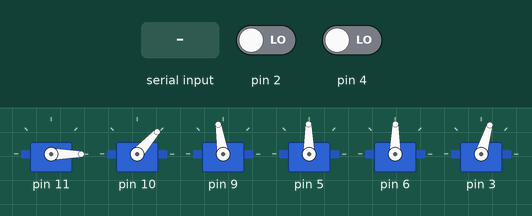
This sketch was run on a simulated Arduino Uno, built with avr-gcc and run on an emulated ATmega328P. On the bench: 6 × servo. Inputs (shaded band) come from the test bench; at power-on: pin 2 LOW, pin 4 LOW. What the sketch prints to the serial monitor is not drawn.

Above: at 9.0 s.
9.1 s: "s" received over Serial
At 9.55 s:
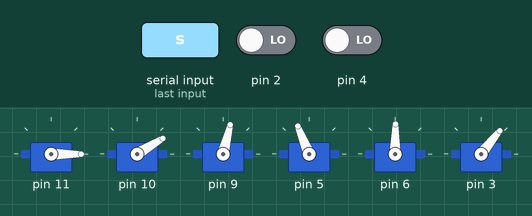
12.1 s: pin 2 driven HIGH and pin 4 driven HIGH
At 12.45 s:
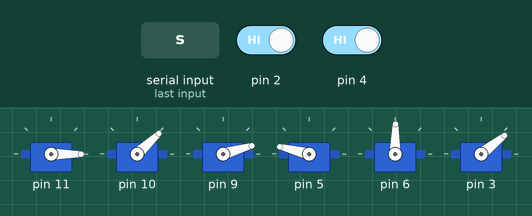
15.1 s: "w" received over Serial
At 26.8 s:
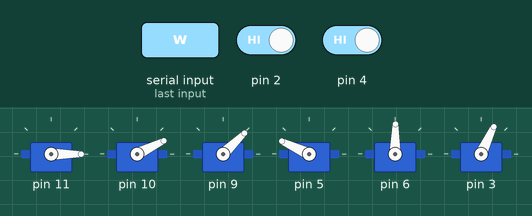
Timing chart, 0 to 27.1 s (numbered marks = the images above; inputs shaded):
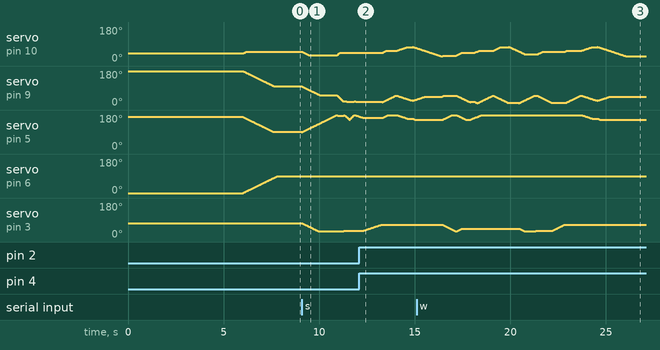

The sketch:

RobotSorter.ino
```cpp
#include <Braccio.h>;
#include <Servo.h>

Servo base;
Servo shoulder;
Servo elbow;
Servo wrist_rot;
Servo wrist_ver;
Servo gripper;

int switchState;
int switchState2;

void setup() {
  Braccio.begin();
  Braccio.ServoMovement(20,           0, 49, 98, 90, 90, 73 ); //97
  Serial.begin(9600);  // set serial port at desired value
}

void loop() {
  switchState = digitalRead(2);
  switchState2 = digitalRead(4);

  if (switchState == HIGH) //PURPLE BUTTON!
  {
    Serial.print("h");
    delay(200);

  }
  if (switchState2 == HIGH) //GREEN BUTTON!
  {
    Serial.print("t");
    delay(200);
  }

  while (Serial.available()) {
    char inFromPc = Serial.read();

    switch (inFromPc) {
      case 's': //start
        Braccio.ServoMovement(20,                0, 30, 50, 180, 90, 30 );
        Braccio.ServoMovement(10,                0, 44, 20, 175, 90, 30 );//Move down to bowl
        Braccio.ServoMovement(10,                0, 44, 20, 180, 90, 35 );//Move back and forth
        Braccio.ServoMovement(10,                0, 44, 18, 170, 90, 35 );
        Braccio.ServoMovement(10,                0, 42, 15, 155, 90, 35 );
        Braccio.ServoMovement(10,                0, 44, 19, 179, 90, 35 );
        Braccio.ServoMovement(10,                0, 44, 20, 180, 90, 35 );
        Braccio.ServoMovement(30,                0, 44, 15, 165, 90, 35 );
        Braccio.ServoMovement(30,                0, 44, 15, 165, 90, 66 ); //Grab M%M
        Braccio.ServoMovement(20,                0, 55, 50, 180, 90, 66 );
        Braccio.ServoMovement(20,                0, 55, 50, 180, 90, 66 );
        Braccio.ServoMovement(30,                0, 75, 23, 160, 90, 66 ); //Move to camera
        Braccio.ServoMovement(30,                0, 25, 45, 154, 90, 66 );
        break;
      case 'w':
        Braccio.ServoMovement(20,                0, 30, 50, 180, 90, 30 );
        Braccio.ServoMovement(20,                0, 45, 15, 155, 90, 45 ); //Start left to right Scoop
        Braccio.ServoMovement(20,                0, 45, 17, 165, 90, 45 );
        Braccio.ServoMovement(20,                0, 50, 10, 170, 90, 45 ); //End Scoop
        Braccio.ServoMovement(20,                0, 55, 50, 180, 90, 45 ); //Going back up from bowl

        Braccio.ServoMovement(20,                0, 75, 10, 180, 90, 45 ); //Start right to left Scoop
        Braccio.ServoMovement(20,                0, 60, 10, 180, 90, 45 );
        Braccio.ServoMovement(20,                0, 51, 10, 180, 90, 45 ); //End Scoop
        Braccio.ServoMovement(20,                0, 35, 50, 180, 90, 30 ); //Going back up from bowl
        Braccio.ServoMovement(20,                0, 35, 50, 180, 90, 35 );
        Braccio.ServoMovement(20,                0, 50, 10, 180, 90, 35 );
        Braccio.ServoMovement(20,                0, 50, 10, 180, 90, 66 ); //Grab M%M
        Braccio.ServoMovement(20,                0, 55, 50, 180, 90, 66 );
        Braccio.ServoMovement(20,                0, 55, 50, 180, 90, 66 );
        Braccio.ServoMovement(30,                0, 75, 23, 160, 90, 66 ); //Move to camera
        Braccio.ServoMovement(30,                0, 25, 45, 154, 90, 66 );
        break;
      case 'r': //reset
        Braccio.ServoMovement(20,                0, 52, 98, 90, 90, 30 ); //Arm stands straight up
        break;
      case 'a': //Red
        Braccio.ServoMovement(20,                55, 33, 55, 160, 90, 69 ); //Moves to red pile/bowl
        Braccio.ServoMovement(20,                55, 33, 55, 160, 90, 30 ); //Drops M&M into pile/bowl
        Braccio.ServoMovement(20,                0, 75, 15, 180, 90, 73 );
        break;
      case 'b': //Orange
        Braccio.ServoMovement(20,                80, 33, 55, 160, 90, 69 ); //Moves to orange pile/bowl
        Braccio.ServoMovement(20,                80, 33, 55, 160, 90, 30 ); //Drops M&M into pile/bowl
        Braccio.ServoMovement(20,                0, 75, 15, 180, 90, 73 );
        break;
      case 'c': //Yellow
        Braccio.ServoMovement(20,                105, 33, 55, 160, 90, 69 ); //Moves to yellow pile/bowl
        Braccio.ServoMovement(20,                105, 33, 55, 160, 90, 30 ); //Drops M&M into pile/bowl
        Braccio.ServoMovement(20,                0, 75, 15, 180, 90, 73 );
        break;
      case 'd': //Green
        Braccio.ServoMovement(20,                130, 33, 55, 160, 90, 69 );//Moves to green pile/bowl
        Braccio.ServoMovement(20,                130, 33, 55, 160, 90, 30 );//Drops M&M into pile/bowl
        Braccio.ServoMovement(20,                0, 75, 15, 180, 90, 73 );
        break;
      case 'e': //Blue
        Braccio.ServoMovement(20,                155, 33, 55, 160, 90, 69 );//Moves to blue pile/bowl
        Braccio.ServoMovement(20,                155, 33, 55, 160, 90, 30 );//Drops M&M into pile/bowl
        Braccio.ServoMovement(20,                0, 75, 15, 180, 90, 73 );
        break;
      case 'f': //Brown
        Braccio.ServoMovement(20,                180, 33, 55, 160, 90, 69 );//Moves to brown pile/bowl
        Braccio.ServoMovement(20,                180, 33, 55, 160, 90, 30 );//Drops M&M into pile/bowl
        Braccio.ServoMovement(20,                0, 75, 15, 180, 90, 73 );
        break;
      default:
        break;
    }
  }
}
```
